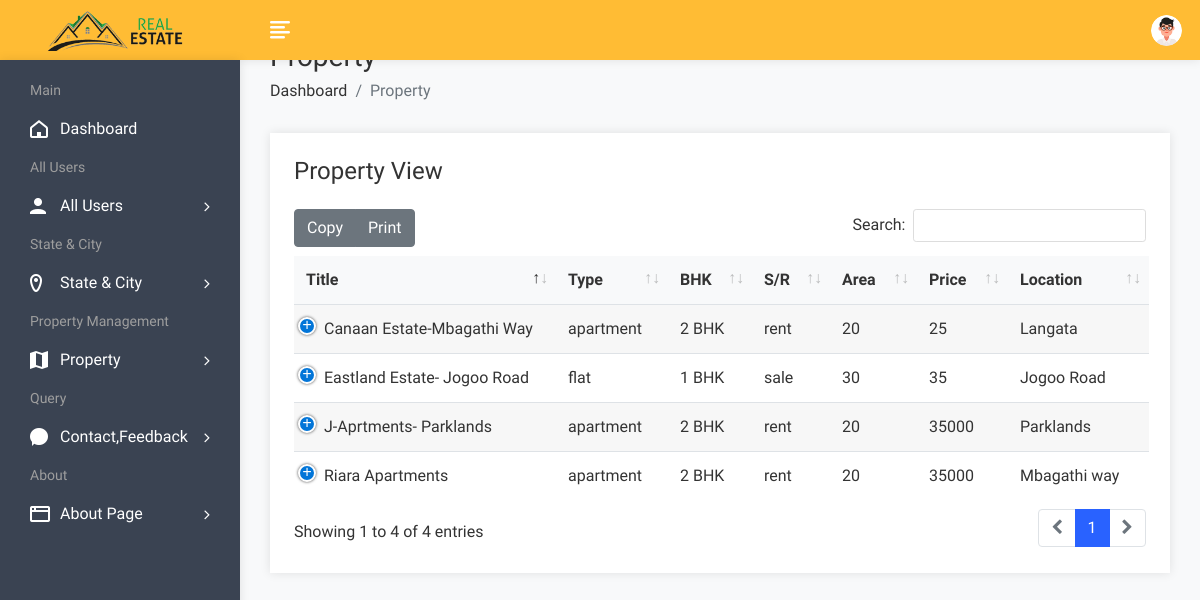
/admin/propertyview.php (signed in), run on the app's committed database.
### tables this page shows
CREATE TABLE `property` (
  `pid` int(50) NOT NULL,
  `title` varchar(200) NOT NULL,
  `pcontent` longtext NOT NULL,
  `type` varchar(100) NOT NULL,
  `bhk` varchar(50) NOT NULL,
  `stype` varchar(100) NOT NULL,
  `bedroom` int(50) NOT NULL,
  `bathroom` int(50) NOT NULL,
  `balcony` int(50) NOT NULL,
  `kitchen` int(50) NOT NULL,
  `hall` int(50) NOT NULL,
  `floor` varchar(50) NOT NULL,
  `size` int(50) NOT NULL,
  `price` int(50) NOT NULL,
  `location` varchar(200) NOT NULL,
  `city` varchar(100) NOT NULL,
  `state` varchar(100) NOT NULL,
  `feature` longtext NOT NULL,
  `pimage` varchar(300) NOT NULL,
  `pimage1` varchar(300) NOT NULL,
  `pimage2` varchar(300) NOT NULL,
  `pimage3` varchar(300) NOT NULL,
  `pimage4` varchar(300) NOT NULL,
  `uid` int(50) NOT NULL,
  `status` varchar(50) NOT NULL,
  `mapimage` varchar(300) NOT NULL,
  `topmapimage` varchar(300) NOT NULL,
  `groundmapimage` varchar(300) NOT NULL,
  `totalfloor` varchar(50) NOT NULL,
  `date` datetime NOT NULL DEFAULT current_timestamp(),
  `isFeatured` int(11) DEFAULT NULL
);

### admin/propertyview.php (the view, shortened to what this page needs)
<!DOCTYPE html>
<html lang="en">
<head>
        <link rel="stylesheet" href="assets/css/bootstrap.min.css">
        <link rel="stylesheet" href="assets/css/font-awesome.min.css">
        <link rel="stylesheet" href="assets/css/feathericon.min.css">
		<link rel="stylesheet" href="assets/plugins/datatables/dataTables.bootstrap4.min.css">
		<link rel="stylesheet" href="assets/plugins/datatables/responsive.bootstrap4.min.css">
		<link rel="stylesheet" href="assets/plugins/datatables/select.bootstrap4.min.css">
		<link rel="stylesheet" href="assets/plugins/datatables/buttons.bootstrap4.min.css">
        <link rel="stylesheet" href="assets/css/style.css">
    </head>
    <body>
				<?php include("header.php"); ?>
            <div class="page-wrapper">
                <div class="content container-fluid">
					<div class="page-header">
						<div class="row">
							<div class="col">
								<h3 class="page-title">Property</h3>
								<ul class="breadcrumb">
									<li class="breadcrumb-item"><a href="dashboard.php">Dashboard</a></li>
									<li class="breadcrumb-item active">Property</li>
								</ul>
							</div>
						</div>
					</div>
					<div class="row">
                            <div class="col-12">
                                <div class="card">
                                    <div class="card-body">
                                        <h4 class="header-title mt-0 mb-4">Property View</h4>
                                        <table id="datatable-buttons" class="table table-striped dt-responsive nowrap">
                                            <thead>
                                                <tr>
                                                    <th>Title</th>
                                                    <th>Type</th>
                                                    <th>BHK</th>
                                                    <th>S/R</th>
													<th>Area</th>
                                                    <th>Price</th>
                                                    <th>Location</th>
                                                </tr>
                                            </thead>
                                            <tbody>
												<?php
													$query=mysqli_query($con,"select * from property");
													while($row=mysqli_fetch_row($query))
													{
												?>
                                                <tr>
                                                    <td><?php echo $row['1']; ?></td>
                                                    <td><?php echo $row['3']; ?></td>
                                                    <td><?php echo $row['4']; ?></td>
                                                    <td><?php echo $row['5']; ?></td>
                                                    <td><?php echo $row['12']; ?></td>
                                                    <td><?php echo $row['13']; ?></td>
                                                    <td><?php echo $row['14']; ?></td>
                                                </tr>
                                               <?php
												}
												?>
                                            </tbody>
                                        </table>
                                    </div>
                                </div>
                            </div>
                        </div>
				</div>
			</div>
    </body>
</html>

### data on the page
property: title "Eastland Estate- Jogoo Road", type "flat", bhk "1 BHK", stype "sale", size "30", price "35", location "Jogoo Road"
property: title "Canaan Estate-Mbagathi Way", type "apartment", bhk "2 BHK", stype "rent", size "20", price "25", location "Langata"
property: title "J-Aprtments- Parklands", type "apartment", bhk "2 BHK", stype "rent", size "20", price "35000", location "Parklands"
property: title "Riara Apartments", type "apartment", bhk "2 BHK", stype "rent", size "20", price "35000", location "Mbagathi way"
